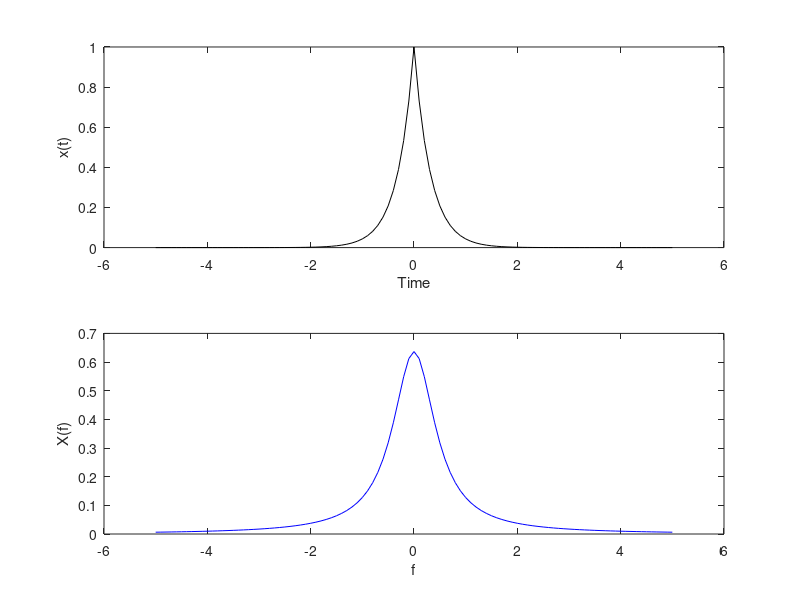
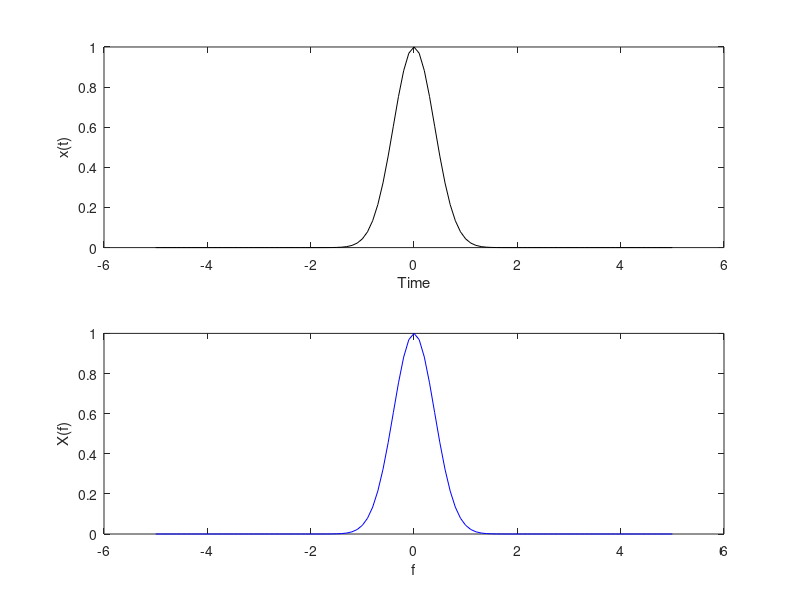

Recreate these plots in MATLAB, in order. (Note: this script raises an error after producing the figures.)
clc; clear; close all;

%% problem 1(a)
t=-5:0.1:5;
x1=exp(-pi*abs(t));

f=-5:0.1:5;
y1=(2*pi)./(pi^2+4*(pi^2)*(f.^2));

figure(1)
subplot(2,1,1)
plot(t,x1,'k')
xlabel('Time')
ylabel('x(t)')
subplot(2,1,2)
plot(f,y1,'b')
xlabel('f')
ylabel('X(f)')

%% problem 1(b)
t=-5:0.1:5;
x2=exp(-pi*t.^2);

f=-5:0.1:5;
y2=exp(-pi*f.^2);

figure(2)
subplot(2,1,1)
plot(t,x2,'k')
xlabel('Time')
ylabel('x(t)')
subplot(2,1,2)
plot(f,y2,'b')
xlabel('f')
ylabel('X(f)')

%% problem 5
a=3/4;


n=-10:1:20;
u=heaviside(n);
u(n==0)=1 ;
x3=(a.^n).*u;

f=-0.5:0.01:0.5;
y3=1./(1-3/4*exp(-j*2*pi*f));




figure(3)
subplot(3,1,1)
stem(n,x3,'k')
xlabel('n')
ylabel('x[n]')

subplot(3,1,2)
plot(f,abs(y3),'b')
xlabel('f')
ylabel('Amplitude of X(f)')

subplot(3,1,3)
plot(f,angle(y3),'r')
xlabel('f')
ylabel('Phase of X(f)')













